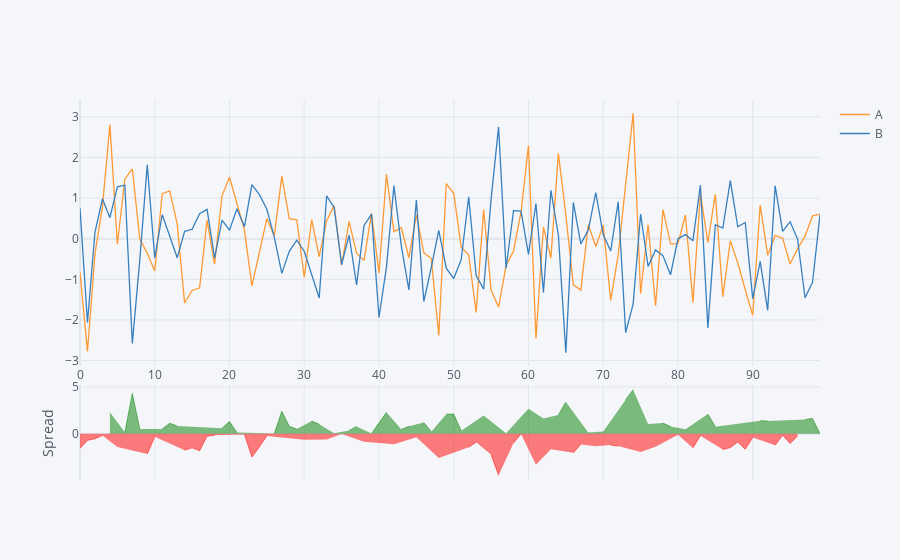

The notebook cell saved with this chart:
### Markdown cell above
## Spread

### Code cell
df[['A','B']].iplot(kind='spread')

### Figure 1 — Plotly figure (JSON) as saved in the notebook; plotly's stock layout.template omitted (floating-point values rounded to 4 significant figures)
{"data": [{"line": {"color": "rgba(255, 153, 51, 1.0)", "dash": "solid", "shape": "linear", "width": 1.3}, "mode": "lines", "name": "A", "text": "", "type": "scatter", "x": [0, 1, 2, 3, 4, 5, 6, 7, 8, 9, 10, 11, 12, 13, 14, 15, 16, 17, 18, 19, 20, 21, 22, 23, 24, 25, 26, 27, 28, 29, 30, 31, 32, 33, 34, 35, 36, 37, 38, 39, 40, 41, 42, 43, 44, 45, 46, 47, 48, 49, 50, 51, 52, 53, 54, 55, 56, 57, 58, 59, 60, 61, 62, 63, 64, 65, 66, 67, 68, 69, 70, 71, 72, 73, 74, 75, 76, 77, 78, 79, 80, 81, 82, 83, 84, 85, 86, 87, 88, 89, 90, 91, 92, 93, 94, 95, 96, 97, 98, 99], "y": [-0.828, -2.773, -0.3812, 0.7881, 2.808, -0.1374, 1.467, 1.717, -0.006695, -0.358, -0.7945, 1.108, 1.179, 0.3644, -1.582, -1.275, -1.209, 0.4591, -0.6285, 1.055, 1.514, 0.8735, 0.219, -1.164, -0.3359, 0.4939, 0.06783, 1.542, 0.4916, 0.4633, -0.949, 0.4707, -0.4419, 0.4435, 0.8145, -0.6532, 0.4282, -0.3589, -0.5336, 0.6315, -0.8487, 1.585, 0.1731, 0.2706, -0.4694, 0.5838, -0.3432, -0.4897, -2.38, 1.359, 1.117, -0.2085, -0.3995, -1.815, 0.7162, -1.269, -1.683, -0.6675, -0.3025, 0.6632, 2.291, -2.458, 0.29, -0.473, 2.094, 0.5828, -1.135, -1.265, 0.3432, -0.1928, 0.3338, -1.518, -0.4055, 1.333, 3.088, -1.353, 0.3438, -1.658, 0.7154, -0.1258, -0.1222, 0.583, -1.567, 1.111, -0.0937, 1.096, -1.428, -0.05098, -0.5972, -1.256, -1.885, 0.8286, -0.4062, 0.08075, 0.01316, -0.6217, -0.2469, 0.06198, 0.5634, 0.6059]}, {"line": {"color": "rgba(55, 128, 191, 1.0)", "dash": "solid", "shape": "linear", "width": 1.3}, "mode": "lines", "name": "B", "text": "", "type": "scatter", "x": [0, 1, 2, 3, 4, 5, 6, 7, 8, 9, 10, 11, 12, 13, 14, 15, 16, 17, 18, 19, 20, 21, 22, 23, 24, 25, 26, 27, 28, 29, 30, 31, 32, 33, 34, 35, 36, 37, 38, 39, 40, 41, 42, 43, 44, 45, 46, 47, 48, 49, 50, 51, 52, 53, 54, 55, 56, 57, 58, 59, 60, 61, 62, 63, 64, 65, 66, 67, 68, 69, 70, 71, 72, 73, 74, 75, 76, 77, 78, 79, 80, 81, 82, 83, 84, 85, 86, 87, 88, 89, 90, 91, 92, 93, 94, 95, 96, 97, 98, 99], "y": [0.7489, -2.063, 0.159, 0.9824, 0.5178, 1.28, 1.317, -2.577, -0.5223, 1.818, -0.4724, 0.5902, 0.06501, -0.4708, 0.1823, 0.2313, 0.6149, 0.7222, -0.4756, 0.46, 0.2091, 0.7387, 0.2964, 1.332, 1.085, 0.7238, 0.03177, -0.8532, -0.3103, -0.03628, -0.3086, -0.8791, -1.458, 1.056, 0.7624, -0.6375, 0.08464, -1.136, 0.3279, 0.6074, -1.94, -0.6993, 1.306, -0.1942, -1.26, 0.9527, -1.546, -0.6993, 0.2034, -0.7244, -0.98, -0.5147, 1.034, -0.9088, -1.24, 0.9813, 2.752, -0.7276, 0.6909, 0.6798, -0.3871, 0.8661, -1.325, 1.193, 0.0894, -2.807, 0.8929, -0.1277, 0.212, 1.137, 0.09621, -0.3019, 0.9102, -2.31, -1.61, 0.6091, -0.6838, -0.2749, -0.4223, -0.8874, -0.0009738, 0.1003, -0.04878, 1.318, -2.195, 0.3442, 0.2628, 1.433, 0.2935, 0.3991, -1.476, -0.5604, -1.763, 1.301, 0.1806, 0.4187, -0.008351, -1.455, -1.075, 0.5854]}, {"connectgaps": false, "fill": "tozeroy", "line": {"color": "green", "dash": "solid", "shape": "linear", "width": 0.5}, "mode": "lines", "name": "Spread", "showlegend": false, "type": "scatter", "x": [0, 1, 2, 3, 4, 5, 6, 7, 8, 9, 10, 11, 12, 13, 14, 15, 16, 17, 18, 19, 20, 21, 22, 23, 24, 25, 26, 27, 28, 29, 30, 31, 32, 33, 34, 35, 36, 37, 38, 39, 40, 41, 42, 43, 44, 45, 46, 47, 48, 49, 50, 51, 52, 53, 54, 55, 56, 57, 58, 59, 60, 61, 62, 63, 64, 65, 66, 67, 68, 69, 70, 71, 72, 73, 74, 75, 76, 77, 78, 79, 80, 81, 82, 83, 84, 85, 86, 87, 88, 89, 90, 91, 92, 93, 94, 95, 96, 97, 98, 99], "xaxis": "x2", "y": ["", "", "", "", 2.291, "", 0.1497, 4.294, 0.5157, "", "", 0.5173, 1.114, 0.8352, "", "", "", "", "", 0.5946, 1.305, 0.1348, "", "", "", "", 0.03606, 2.395, 0.8019, 0.4996, "", 1.35, 1.016, "", 0.05201, "", 0.3435, 0.7772, "", 0.02402, 1.091, 2.284, "", 0.4648, 0.791, "", 1.203, 0.2097, "", 2.083, 2.097, 0.3062, "", "", 1.956, "", "", 0.0601, "", "", 2.678, "", 1.614, "", 2.005, 3.39, "", "", 0.1312, "", 0.2376, "", "", 3.643, 4.698, "", 1.028, "", 1.138, 0.7616, "", 0.4827, "", "", 2.102, 0.7514, "", "", "", "", "", 1.389, 1.356, "", "", "", "", 1.517, 1.638, 0.02051], "yaxis": "y2"}, {"connectgaps": false, "fill": "tozeroy", "line": {"color": "red", "dash": "solid", "shape": "linear", "width": 0.5}, "mode": "lines", "name": "Spread", "showlegend": false, "type": "scatter", "x": [0, 1, 2, 3, 4, 5, 6, 7, 8, 9, 10, 11, 12, 13, 14, 15, 16, 17, 18, 19, 20, 21, 22, 23, 24, 25, 26, 27, 28, 29, 30, 31, 32, 33, 34, 35, 36, 37, 38, 39, 40, 41, 42, 43, 44, 45, 46, 47, 48, 49, 50, 51, 52, 53, 54, 55, 56, 57, 58, 59, 60, 61, 62, 63, 64, 65, 66, 67, 68, 69, 70, 71, 72, 73, 74, 75, 76, 77, 78, 79, 80, 81, 82, 83, 84, 85, 86, 87, 88, 89, 90, 91, 92, 93, 94, 95, 96, 97, 98, 99], "xaxis": "x2", "y": [-1.577, -0.7095, -0.5402, -0.1944, "", -1.417, "", "", "", -2.176, -0.3221, "", "", "", -1.765, -1.506, -1.824, -0.2631, -0.153, "", "", "", -0.07738, -2.496, -1.421, -0.2299, "", "", "", "", -0.6404, "", "", -0.6129, "", -0.01569, "", "", -0.8614, "", "", "", -1.133, "", "", -0.3689, "", "", -2.583, "", "", "", -1.433, -0.9059, "", -2.25, -4.435, "", -0.9934, -0.01659, "", -3.324, "", -1.666, "", "", -2.028, -1.137, "", -1.33, "", -1.216, -1.316, "", "", -1.962, "", -1.383, "", "", -0.1212, "", -1.518, -0.2079, "", "", -1.691, -1.484, -0.8907, -1.656, -0.4092, "", "", -1.22, -0.1674, -1.04, -0.2386, "", "", ""], "yaxis": "y2"}], "layout": {"hovermode": "x", "legend": {"bgcolor": "#F5F6F9", "font": {"color": "#4D5663"}}, "paper_bgcolor": "#F5F6F9", "plot_bgcolor": "#F5F6F9", "title": {"font": {"color": "#4D5663"}}, "xaxis": {"gridcolor": "#E1E5ED", "showgrid": true, "tickfont": {"color": "#4D5663"}, "title": {"font": {"color": "#4D5663"}, "text": ""}, "zerolinecolor": "#E1E5ED"}, "xaxis2": {"anchor": "y2", "gridcolor": "#E1E5ED", "showgrid": true, "showticklabels": false, "tickfont": {"color": "#4D5663"}, "title": {"font": {"color": "#4D5663"}, "text": ""}, "zerolinecolor": "#E1E5ED"}, "yaxis": {"domain": [0.3, 1], "gridcolor": "#E1E5ED", "showgrid": true, "tickfont": {"color": "#4D5663"}, "title": {"font": {"color": "#4D5663"}, "text": ""}, "zerolinecolor": "#E1E5ED"}, "yaxis2": {"domain": [0, 0.25], "gridcolor": "#E1E5ED", "showgrid": true, "tickfont": {"color": "#4D5663"}, "title": {"font": {"color": "#4D5663"}, "text": "Spread"}, "zerolinecolor": "#E1E5ED"}}}
